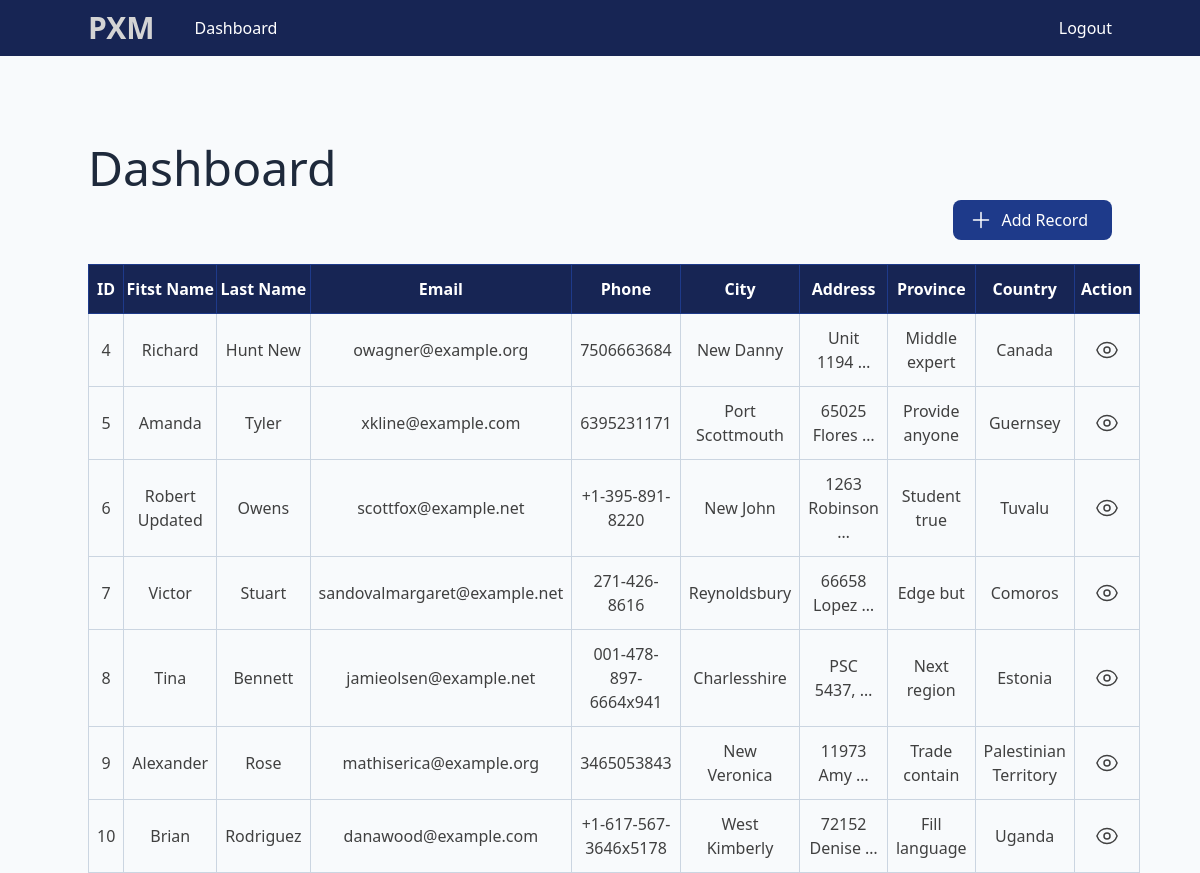
Page /dashboard/ (signed in) on the earlier database version.
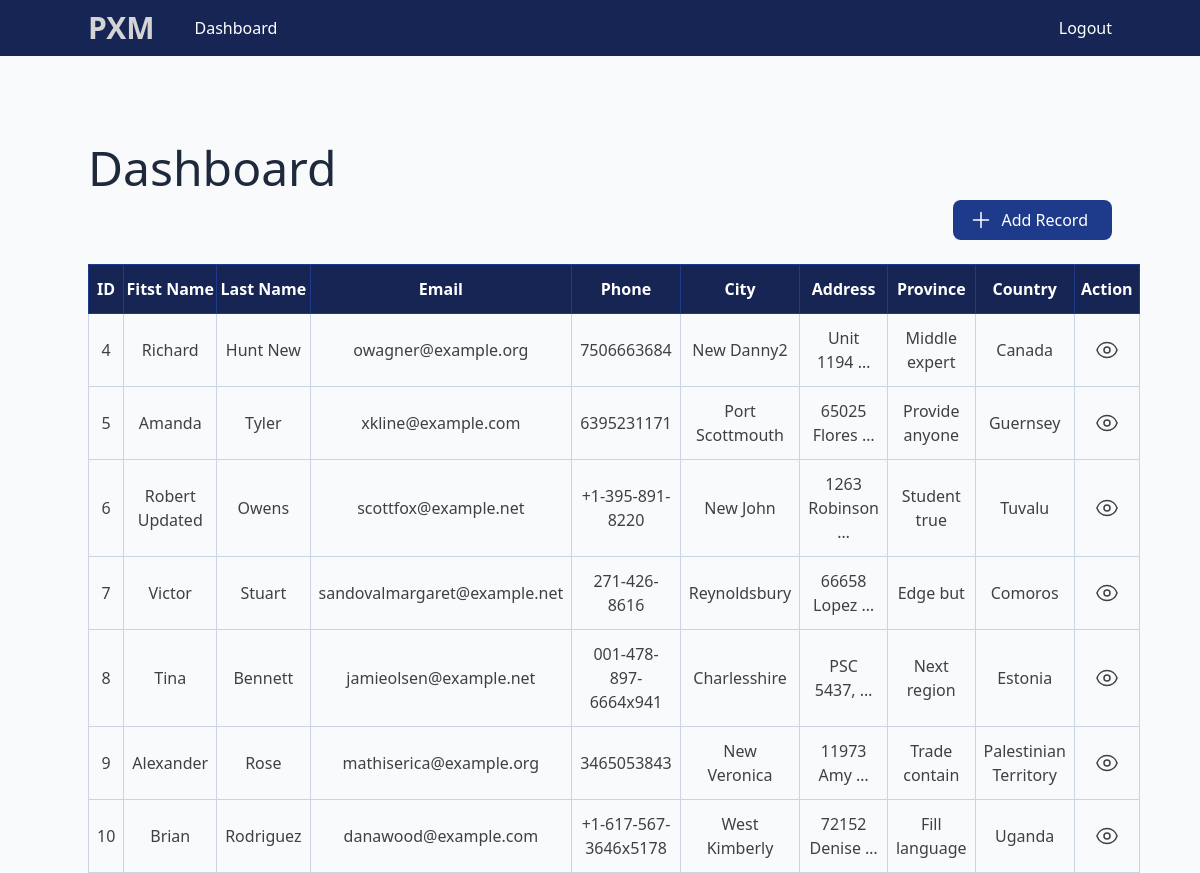
Same page on the later database version.
### project/models.py (models this page shows, shortened)
class Record(models.Model):
    created_at = models.DateTimeField(auto_now_add=True)
    first_name = models.CharField(max_length=100)
    last_name = models.CharField(max_length=100)
    email = models.CharField(max_length=255)
    phone = models.CharField(max_length=20)
    address = models.CharField(max_length=300)
    city = models.CharField(max_length=255)
    province = models.CharField(max_length=200)
    country = models.CharField(max_length=125)

### project/views.py (the view)
# urls.py: path('dashboard/', views.dashboard, name='dashboard'),
@login_required(login_url="signin")
def dashboard(request):
    myRecords = Record.objects.all()
    context = {'records': myRecords}
    return render(request, 'project/dashboard.html', context)

### project/templates/project/dashboard.html (shortened to what this page needs)
{% extends 'project/base.html' %}
{% block content%}
<div class="container mx-auto mt-12">
    <p class="py-4">
    <h1 class="text-5xl text-slate-800 font-montserrat">
        Dashboard
    </h1>
    </p>
    <p class="float-right">
        <a href="{% url 'create_record'%}" class="btn primary flex justify-between items-center">
            <span>
                <svg xmlns="http://www.w3.org/2000/svg" fill="none" viewBox="0 0 24 24" stroke-width="1.5"
                    stroke="currentColor" class="w-6 h-6">
                    <path stroke-linecap="round" stroke-linejoin="round" d="M12 4.5v15m7.5-7.5h-15" />
                </svg>
            </span>
            <span class="px-2">Add Record</span>
        </a>
    </p>
    <div class="mt-16">
        <table class="border-collapse border border-slate-400  w-full table-auto">
            <thead class="bg-blue-950 text-white">
                <tr class="">
                    <th class="border border-blue-900 py-3">ID</th>
                    <th class="border border-blue-900 py-3">Fitst Name</th>
                    <th class="border border-blue-900 py-3">Last Name</th>
                    <th class="border border-blue-900 py-3">Email</th>
                    <th class="border border-blue-900 py-3">Phone</th>
                    <th class="border border-blue-900 py-3">City</th>
                    <th class="border border-blue-900 py-3">Address</th>
                    <th class="border border-blue-900 py-3">Province</th>
                    <th class="border border-blue-900 py-3">Country</th>
                    <th class="border border-blue-900 py-3">Action</th>
                </tr>
            </thead>
            <tbody>
                {% if records %}
                {% for record in records %}
                <tr>
                    <td class="border border-slate-300 py-3 text-center px-2">{{record.id}}</td>
                    <td class="border border-slate-300 py-3 text-center px-2">{{record.first_name}}</td>
                    <td class="border border-slate-300 py-3 text-center px-2">{{record.last_name}} </td>
                    <td class="border border-slate-300 py-3 text-center px-2">{{record.email}}</td>
                    <td class="border border-slate-300 py-3 text-center px-2">{{record.phone}}</td>
                    <td class="border border-slate-300 py-3 text-center px-2">{{record.city}}</td>
                    <td class="border border-slate-300 py-3 text-center px-2">{{record.address|truncatewords:2}}</td>
                    <td class="border border-slate-300 py-3 text-center px-2">{{record.province}}</td>
                    <td class="border border-slate-300 py-3 text-center px-2">{{record.country}}</td>
                    <td class="border border-slate-300 py-3 text-center px-2">
                        <p class=" px-3 mx-auto">
                            <a href="{% url 'view_record' record.id %}">
                            </a>
                        </p>
                    </td>
                </tr>
                {% endfor %}
                {% endif %}
            </tbody>
        </table>
    </div>
</div>
{% endblock %}

Differences in the rows shown:
changed Record "Richard": city "New Danny" → "New Danny2"
